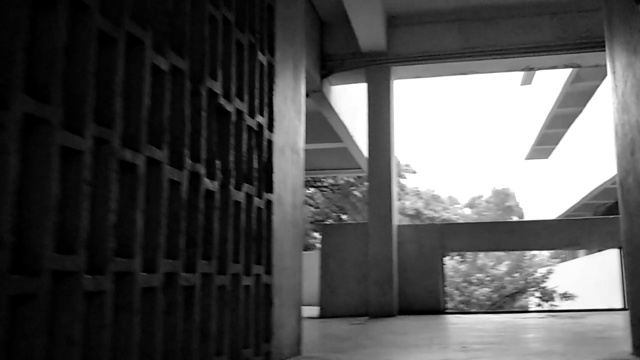
#> input picture training/1.jpg, 640 x 360 px
$ python surf_tester.py   (older library calls are emulated)
#> lines starting #> are read from the running program, lines starting #| are printed output that depends on the picture

# coding: utf-8

# In[1]:


import cv2
import numpy as np
import sys
import argparse
import os

# [27 lines left out: functions extractImages, issue_videos, not called in this run]

# issue_videos(["training/v11.mp4","training/v12.mp4","training/v21.mp4","training/v22.mp4"])


# In[42]:


def match_confidence(a_match_object):
    return ((a_match_object[1].distance/a_match_object[0].distance)-1)*100

# [49 lines left out: functions return_matches, match_value_between_two_images, h_conf, not called in this run]


# In[20]:


def reduce_frame_to_features(mode_of_use,frame_object):
    # surf,sift or orb?
    if mode_of_use == None or mode_of_use==0:
        feature_method= cv2.xfeatures2d.SURF_create(400)
    elif mode_of_use==1:
        feature_method = cv2.xfeatures2d.SIFT_create()
    elif mode_of_use ==2:
        feature_method = cv2.ORB()

    kp,des = feature_method.detectAndCompute(frame_object,None)
    return (kp,des)


# In[68]:


a = [cv2.imread('training/1.jpg'),cv2.imread('training/2.jpg'),cv2.imread('training/frame5.jpg'),cv2.imread('training/frame115.jpg')]
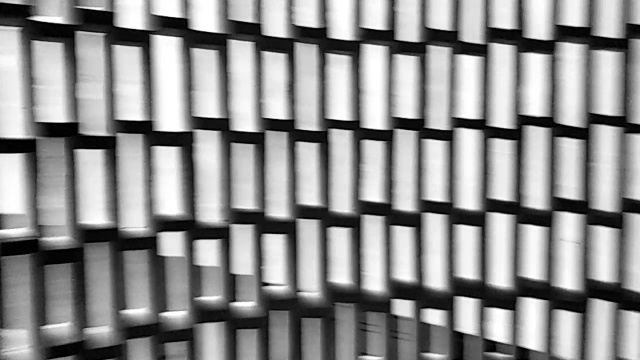
#> input picture training/2.jpg, 640 x 360 px
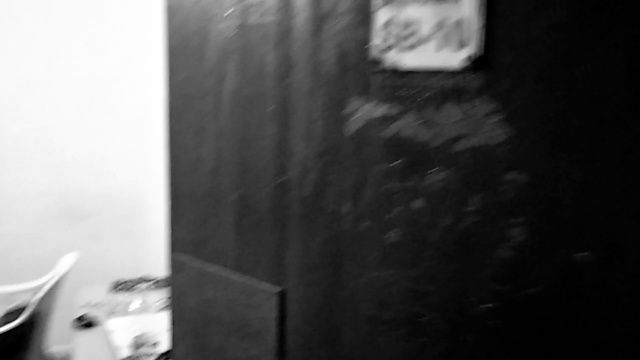
#> input picture training/frame115.jpg, 640 x 360 px
b = [cv2.imread('training/3.jpg'),cv2.imread('training/4.jpg'),cv2.imread('training/frame6.jpg'),cv2.imread('training/frame116.jpg')]
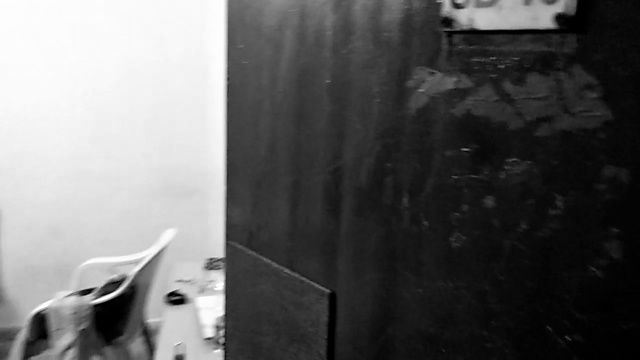
#> input picture training/frame116.jpg, 640 x 360 px


# In[75]:


c = 0.25


# In[76]:


for i in range(0,len(a)):
    if (c<0.1) :
        print("NO MATCH")
        break;
#> (the run stopped early here; a loop or call above may not have finished)
